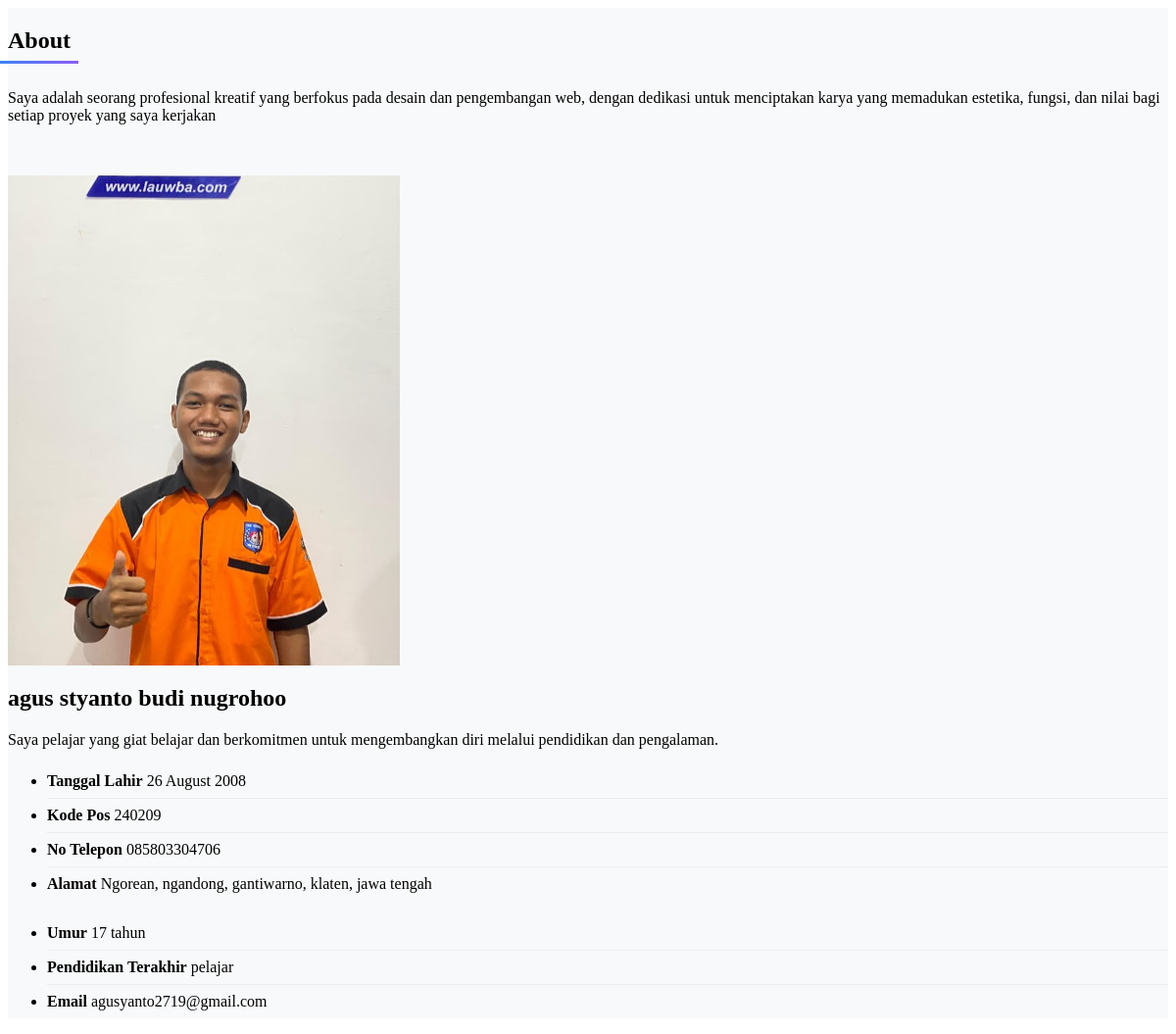
Page /frontend/sections/about.php on the committed database.
### tables this page shows
CREATE TABLE `abouts` (
  `id` bigint NOT NULL,
  `name` varchar(255) NOT NULL,
  `bron` date NOT NULL,
  `address` text NOT NULL,
  `zip_code` int NOT NULL,
  `email` varchar(255) NOT NULL,
  `phone` varchar(255) NOT NULL,
  `total_project` int NOT NULL,
  `work` varchar(255) NOT NULL,
  `image` text NOT NULL,
  `description` text NOT NULL
);

### frontend/sections/about.php (the view, shortened to what this page needs)
<?php
include '../config/connection.php';
$qAbout = "SELECT * FROM abouts";
$result = mysqli_query($connect, $qAbout) or die(mysqli_error($connect));
$item = $result->fetch_object();
$tanggal_lahir = $item->bron;
$lahir = new DateTime($tanggal_lahir);
$sekarang = new DateTime();
$umur = $sekarang->diff($lahir)->y;
?>
<section id="about" class="about section py-5">
  <div class="container section-title" data-aos="fade-up">
    <div class="text-center mb-3">
      <h2 class="mb-0">About</h2>
    </div>
        <p >
            Saya adalah seorang profesional kreatif yang berfokus pada desain dan pengembangan web, dengan dedikasi untuk menciptakan karya yang memadukan estetika, fungsi, dan nilai bagi setiap proyek yang saya kerjakan
        </p>
    </div>
<br>
<br>
    <div class="container" data-aos="fade-up" data-aos-delay="100">
      <div class="row gy-4 justify-content-center align-items-start">
            <div class="col-lg-4 text-center">
                <div class="profile-image-container position-relative">
                    <img src="../storages/about/<?= $item->image?>"
                         class="img-fluid  shadow-lg border border-4 border-white"
                         alt="Profile Image"
                         style="width: 400px; height: 500px; object-fit: cover;">
                </div>
            </div>
            <div class="col-lg-8">
                <div class="ps-lg-5">
                    <h2 class="fw-bold text-capitalize mb-3 "><?=$item->name?></h2>
                    <p class="fst-italic lead text-muted mb-4">
                        Saya pelajar yang giat belajar dan berkomitmen untuk mengembangkan diri melalui pendidikan dan pengalaman.
                    </p>
                    <div class="row g-4">
                        <div class="col-md-6">
                            <ul class="list-unstyled">
                                <li class="mb-3 d-flex align-items-start">
                                    <div>
                                        <strong class="d-block">Tanggal Lahir</strong>
                                        <span><?= date('d F Y', strtotime($item->bron)) ?></span>
                                    </div>
                                </li>
                                <li class="mb-3 d-flex align-items-start">
                                    <div>
                                        <strong class="d-block">Kode Pos</strong>
                                        <span><?=$item->zip_code?></span>
                                    </div>
                                </li>
                                <li class="mb-3 d-flex align-items-start">
                                    <div>
                                        <strong class="d-block">No Telepon</strong>
                                        <span><?=$item->phone?></span>
                                    </div>
                                </li>
                                <li class="mb-3 d-flex align-items-start">
                                    <div>
                                        <strong class="d-block">Alamat</strong>
                                        <span class="text-capitalize"><?=$item->address?></span>
                                    </div>
                                </li>
                            </ul>
                        </div>
                        <div class="col-md-6">
                            <ul class="list-unstyled">
                                <li class="mb-3 d-flex align-items-start">
                                    <div>
                                        <strong class="d-block">Umur</strong>
                                        <span><?= $umur ?> tahun</span>
                                    </div>
                                </li>
                                <li class="mb-3 d-flex align-items-start">
                                    <div>
                                        <strong class="d-block">Pendidikan Terakhir</strong>
                                        <span class="text-capitalize"><?=$item->work?></span>
                                    </div>
                                </li>
                                <li class="mb-3 d-flex align-items-start">
                                    <div>
                                        <strong class="d-block">Email</strong>
                                        <span><?=$item->email?></span>
                                    </div>
                                </li>
                            </ul>
                        </div>
                    </div>
                </div>
            </div>
        </div>
    </div>
</section>

### frontend/sections/about.php (style rules this page uses)
.about { background-color: #f8f9fa; }
.profile-image-container { position: relative; display: inline-block; }
.section-title h2 { position: relative; display: inline-block; }
.section-title h2::after { content: ''; position: absolute; bottom: -10px; left: 50%; transform: translateX(-50%); width: 80px; height: 3px; background: linear-gradient(90deg, #3b82f6, #8b5cf6); }
.list-unstyled li { padding: 8px 0; border-bottom: 1px solid rgba(0,0,0,0.05); }
.list-unstyled li:last-child { border-bottom: none; }

### rows in the picture
abouts: image (picture), name "agus styanto budi nugrohoo", bron "26 August 2008", zip_code "240209", phone "085803304706", address "Ngorean, ngandong, gantiwarno, klaten, jawa tengah", work "pelajar", email "agusyanto2719@gmail.com"
